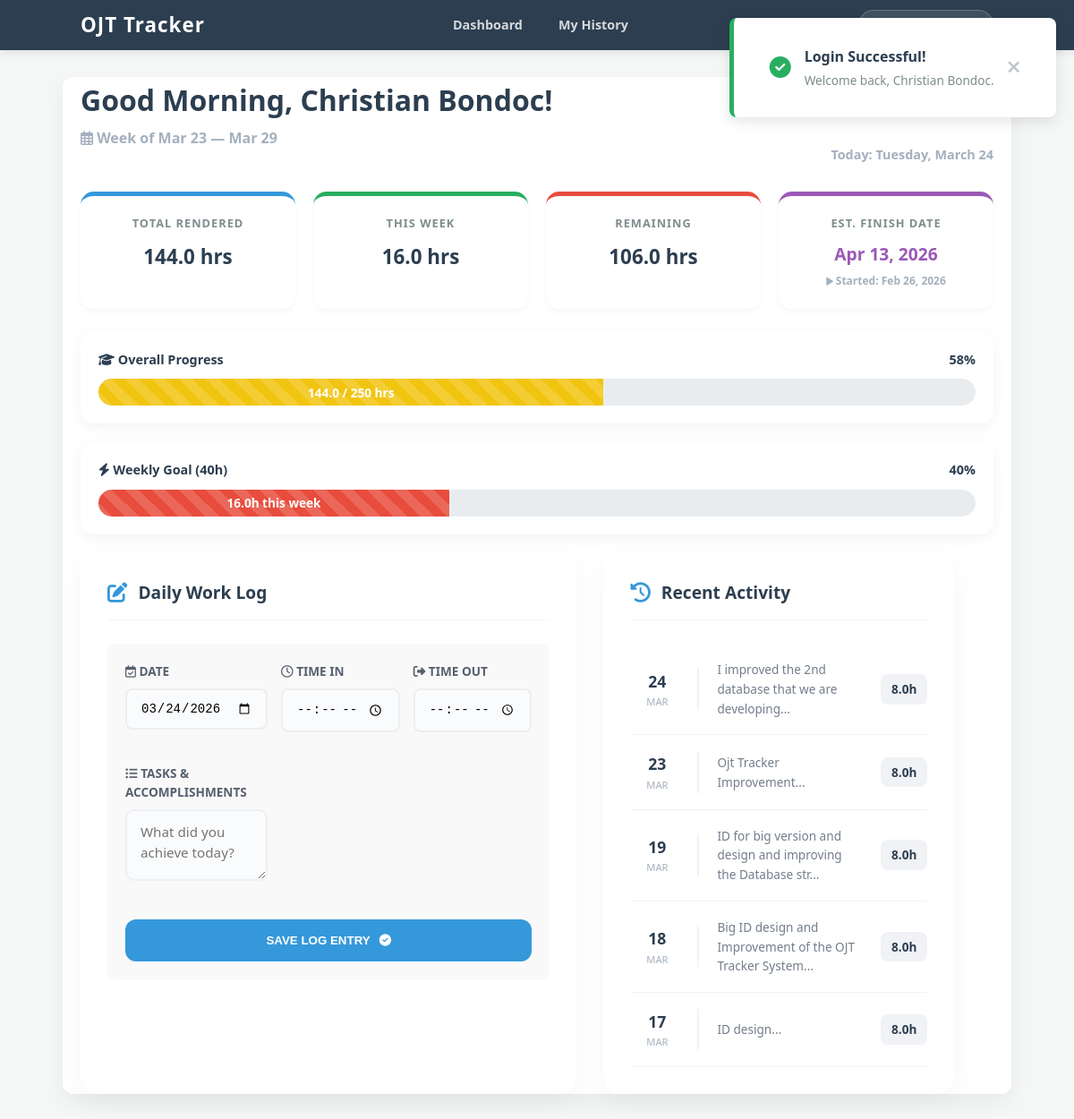
Page /OjtTracker/index.php (signed in) on the committed database.
### tables this page shows
CREATE TABLE `users` (
  `id` int(11) NOT NULL,
  `username` varchar(50) NOT NULL,
  `full_name` varchar(255) DEFAULT NULL,
  `school` varchar(255) DEFAULT NULL,
  `password` varchar(255) NOT NULL,
  `total_required` int(11) DEFAULT 600,
  `security_question` varchar(255) DEFAULT NULL,
  `security_answer` varchar(255) DEFAULT NULL,
  `role` enum('user','admin') DEFAULT 'user'
);

CREATE TABLE `logs` (
  `id` int(11) NOT NULL,
  `user_id` int(11) DEFAULT NULL,
  `log_date` date DEFAULT NULL,
  `time_in` time DEFAULT NULL,
  `time_out` time DEFAULT NULL,
  `hours_rendered` decimal(5,2) DEFAULT NULL,
  `task_description` text DEFAULT NULL
);

### OjtTracker/index.php (the view, shortened to what this page needs)
<?php
include 'includes/database.php';
$uid = $_SESSION['user_id'];
$stmt_user = $conn->prepare("SELECT * FROM users WHERE id = ?");
$stmt_user->bind_param("i", $uid);
$stmt_user->execute();
$user_data = $stmt_user->get_result()->fetch_assoc();
$stmt_total = $conn->prepare("SELECT SUM(hours_rendered) as total, COUNT(DISTINCT log_date) as days_worked, MIN(log_date) as first_active FROM logs WHERE user_id = ?");
$stmt_total->bind_param("i", $uid);
$stmt_total->execute();
$res_total = $stmt_total->get_result()->fetch_assoc();
$rendered = $res_total['total'] ?? 0;
$days_worked = $res_total['days_worked'] ?? 0;
$first_active = $res_total['first_active'] ?? null;
$start_date_display = $first_active ? date('M d, Y', strtotime($first_active)) : 'Not Started';
$required = ($user_data['total_required'] > 0) ? $user_data['total_required'] : 1;
$remaining = max(0, $required - $rendered);
if ($remaining <= 0) {
    $est_finish_date = "Completed";
} else {
    $pace = ($days_worked > 0 && $rendered > 0) ? ($rendered / $days_worked) : 8;
    $days_needed = ceil($remaining / $pace);
    $target_date = new DateTime();
    $added = 0;
    while ($added < $days_needed) {
        $target_date->modify('+1 day');
        if ($target_date->format('N') < 6) {
            $added++;
        }
    }
    $est_finish_date = $target_date->format('M d, Y');
}
$total_progress = ($required > 0) ? ($rendered / $required) * 100 : 0;
$total_progress = min($total_progress, 100);
$total_class = 'bg-low';
if ($total_progress > 30) $total_class = 'bg-mid';
$weekly_goal = 40;
$start_of_week = date('Y-m-d', strtotime('monday this week'));
$end_of_week = date('Y-m-d', strtotime('sunday this week'));
$stmt_week = $conn->prepare("SELECT SUM(hours_rendered) as weekly_total FROM logs WHERE user_id = ? AND log_date BETWEEN ? AND ?");
$stmt_week->bind_param("iss", $uid, $start_of_week, $end_of_week);
$stmt_week->execute();
$weekly_rendered = $stmt_week->get_result()->fetch_assoc()['weekly_total'] ?? 0;
$weekly_progress = ($weekly_goal > 0) ? ($weekly_rendered / $weekly_goal) * 100 : 0;
$weekly_progress = min($weekly_progress, 100);
$weekly_class = 'bg-low';
$stmt_recent = $conn->prepare("SELECT * FROM logs WHERE user_id = ? ORDER BY log_date DESC, time_in DESC LIMIT 5");
$stmt_recent->bind_param("i", $uid);
$stmt_recent->execute();
$recent_logs = $stmt_recent->get_result();
$greeting = (date('H') < 12) ? "Good Morning" : ((date('H') < 17) ? "Good Afternoon" : "Good Evening");
?>
<!DOCTYPE html>
<html lang="en">
<head>
    <link rel="stylesheet" href="assets/css/style.css">
    <link rel="stylesheet" href="https://cdnjs.cloudflare.com/ajax/libs/font-awesome/6.4.0/css/all.min.css">
</head>
<body>
    <div class="toast-container">
        <?php if (isset($_SESSION['login_success'])): ?>
            <div id="success-alert" class="alert-toast">
                <div class="alert-content">
                    <div class="alert-icon"><i class="fas fa-check-circle"></i></div>
                    <div class="alert-text">
                        <strong>Login Successful!</strong>
                        <span>Welcome back, <?= htmlspecialchars($user_data['full_name']); ?>.</span>
                    </div>
                    <button class="alert-close" onclick="closeAlert('success-alert')"><i class="fas fa-times"></i></button>
                </div>
            </div>
        <?php endif; ?>
    </div>
    <?php include 'includes/navbar.php'; ?>
    <div class="container">
        <div class="header-flex">
            <div>
                <h1 style="margin:0; font-weight: 900; color: var(--dark); font-size: 2rem;"><?= $greeting ?>, <?= htmlspecialchars($user_data['full_name']); ?>!</h1>
                <p style="color: #a4b0be; margin-top: 5px; font-weight: 600;">
                    <i class="far fa-calendar-alt"></i> Week of <?= date('M d', strtotime($start_of_week)) ?> — <?= date('M d', strtotime($end_of_week)) ?>
                </p>
            </div>
            <div style="text-align: right; color: #a4b0be; font-size: 0.9rem; font-weight: 600;">
                Today: <?= date('l, F d') ?>
            </div>
        </div>
        <div class="stats">
            <div class="card">
                <h3>Total Rendered</h3>
                <p><?= number_format($rendered, 1); ?> hrs</p>
            </div>
            <div class="card" style="border-top-color: var(--success);">
                <h3>This Week</h3>
                <p><?= number_format($weekly_rendered, 1); ?> hrs</p>
            </div>
            <div class="card" style="border-top-color: var(--danger);">
                <h3>Remaining</h3>
                <p><?= number_format($remaining, 1); ?> hrs</p>
            </div>
            <div class="card" style="border-top-color: var(--purple);">
                <h3>Est. Finish Date</h3>
                <p style="font-size: 1.2rem; color: var(--purple);"><?= $est_finish_date ?></p>
                <small><i class="fas fa-play" style="font-size: 10px;"></i> Started: <?= $start_date_display ?></small>
            </div>
        </div>
        <div class="progress-section">
            <div class="progress-label">
                <span><i class="fas fa-graduation-cap"></i> Overall Progress</span>
                <span><?= round($total_progress); ?>%</span>
            </div>
            <div class="progress-container">
                <div class="progress-fill <?= $total_class ?>" style="width: <?= $total_progress; ?>%;">
                    <?= number_format($rendered, 1); ?> / <?= $required; ?> hrs
                </div>
            </div>
        </div>
        <div class="progress-section">
            <div class="progress-label">
                <span><i class="fas fa-bolt"></i> Weekly Goal (<?= $weekly_goal ?>h)</span>
                <span><?= round($weekly_progress); ?>%</span>
            </div>
            <div class="progress-container">
                <div class="progress-fill <?= $weekly_class ?>" style="width: <?= $weekly_progress; ?>%;">
                    <?= number_format($weekly_rendered, 1); ?>h this week
                </div>
            </div>
        </div>
        <div class="main-grid">
            <div class="section-box">
                <div class="box-header">
                    <i class="fas fa-edit"></i>
                    <h3>Daily Work Log</h3>
                </div>
                <form action="actions/save_log.php" method="POST">
                    <div class="input-group">
                        <label><i class="far fa-calendar-check"></i> DATE</label>
                        <input type="date" name="date" value="<?= date('Y-m-d'); ?>" class="form-control" required>
                    </div>
                    <div class="time-row" style="display:flex; gap:15px;">
                        <div class="input-group" style="flex:1;">
                            <label><i class="far fa-clock"></i> TIME IN</label>
                            <input type="time" name="time_in" class="form-control" required>
                        </div>
                        <div class="input-group" style="flex:1;">
                            <label><i class="fas fa-sign-out-alt"></i> TIME OUT</label>
                            <input type="time" name="time_out" class="form-control" required>
                        </div>
                    </div>
                    <div class="input-group">
                        <label><i class="fas fa-list-ul"></i> TASKS & ACCOMPLISHMENTS</label>
                        <textarea name="task_description" class="form-control" rows="4" placeholder="What did you achieve today?"></textarea>
                    </div>
                    <button type="submit" class="btn-submit">
                        <span>SAVE LOG ENTRY</span>
                        <i class="fas fa-check-circle"></i>
                    </button>
                </form>
            </div>
            <div class="section-box">
                <div class="box-header">
                    <i class="fas fa-history"></i>
                    <h3>Recent Activity</h3>
                </div>
                <div class="activity-list">
                    <?php if($recent_logs->num_rows > 0): ?>
                        <?php while($row = $recent_logs->fetch_assoc()): ?>
                        <div class="activity-item">
                            <div class="activity-date">
                                <span class="day"><?= date('d', strtotime($row['log_date'])) ?></span>
                                <span class="month"><?= date('M', strtotime($row['log_date'])) ?></span>
                            </div>
                            <div class="activity-info">
                                <p><?= !empty($row['task_description']) ? htmlspecialchars(substr($row['task_description'], 0, 60)) . '...' : 'Work log entry recorded.' ?></p>
                            </div>
                            <div class="badge-hours"><?= number_format($row['hours_rendered'], 1) ?>h</div>
                        </div>
                        <?php endwhile; ?>
                    <?php else: ?>
                        <p style="text-align:center; color: #a4b0be; padding: 20px;">No logs found yet.</p>
                    <?php endif; ?>
                </div>
            </div>
        </div>
    </div>
</body>
</html>

### OjtTracker/assets/css/style.css (style rules this page uses)
body { font-family: 'Segoe UI', Tahoma, Geneva, Verdana, sans-serif; background: #f4f7f6; color: #333; line-height: 1.6; margin: 0; }
.container { width: 85%; max-width: 1000px; margin: 50px auto; background: white; padding: 30px; border-radius: 12px; box-shadow: 0 10px 25px rgba(0,0,0,0.05); }
.stats { display: flex; justify-content: space-between; gap: 20px; margin-bottom: 30px; }
.card { background: #ffffff; padding: 20px; flex: 1; text-align: center; border-radius: 10px; border-top: 5px solid #27ae60; box-shadow: 0 2px 4px rgba(0,0,0,0.05); }
.card h3 { margin: 0; font-size: 14px; color: #7f8c8d; text-transform: uppercase; }
.card p { margin: 10px 0 0; font-size: 22px; font-weight: bold; color: #2c3e50; }
form { display: grid; grid-template-columns: 1fr 1fr; gap: 15px; background: #f9f9f9; padding: 20px; border-radius: 8px; }
form h3, form label { grid-column: span 2; }
input, select, textarea { padding: 12px; border: 1px solid #ddd; border-radius: 6px; font-size: 14px; }
textarea { grid-column: span 2; height: 80px; resize: vertical; }
button { grid-column: span 2; background: #2c3e50; color: white; padding: 15px; border: none; border-radius: 6px; font-weight: bold; cursor: pointer; transition: background 0.3s; }
.input-group input { transition: border-color 0.3s ease, box-shadow 0.3s ease; }
.input-group { margin-bottom: 20px; }
.input-group label { display: block; margin-bottom: 8px; font-weight: 600; color: #34495e; font-size: 14px; }
.input-group input { width: 100%; padding: 12px 15px; border: 2px solid #eee; border-radius: 8px; font-size: 14px; transition: all 0.3s ease; box-sizing: border-box; }
textarea { width: 100%; padding: 12px; border: 1.5px solid #e0e0e0; border-radius: 10px; box-sizing: border-box; font-family: inherit; font-size: 0.95rem; line-height: 1.5; resize: vertical; transition: border-color 0.2s, box-shadow 0.2s; background-color: #fafafa; }
.alert-toast { position: relative; background: #ffffff; border-left: 5px solid #27ae60; border-radius: 12px; box-shadow: 0 10px 25px rgba(0,0,0,0.1); margin-bottom: 25px; overflow: hidden; animation: slideIn 0.5s ease forwards; }
.alert-content { display: flex; align-items: center; padding: 16px 20px; gap: 15px; }
.alert-icon { font-size: 24px; color: #27ae60; }
.alert-text { display: flex; flex-direction: column; flex-grow: 1; }
.alert-text strong { color: #2c3e50; font-size: 15px; }
.alert-text span { color: #7f8c8d; font-size: 13px; }
.alert-close { background: none; border: none; color: #bdc3c7; cursor: pointer; font-size: 16px; transition: 0.2s; }

### rows in the picture
users: full_name "Christian Bondoc", total_required "250"
logs: log_date "24", log_date "MAR", task_description "I improved the 2nd database that we are developing", hours_rendered "8.0"
logs: log_date "23", log_date "MAR", task_description "Ojt Tracker Improvement", hours_rendered "8.0"
logs: log_date "19", log_date "MAR", task_description "ID for big version and design and improving the Database str", hours_rendered "8.0"
logs: log_date "18", log_date "MAR", task_description "Big ID design and Improvement of the OJT Tracker System", hours_rendered "8.0"
logs: log_date "17", log_date "MAR", task_description "ID design", hours_rendered "8.0"

### other values in the picture
$rendered "144.0"
$weekly_rendered "16.0"
$remaining "106.0"
$est_finish_date "Apr 13, 2026"
$start_date_display "Feb 26, 2026"
$total_progress "58"
$weekly_goal "40"
$weekly_progress "40"
